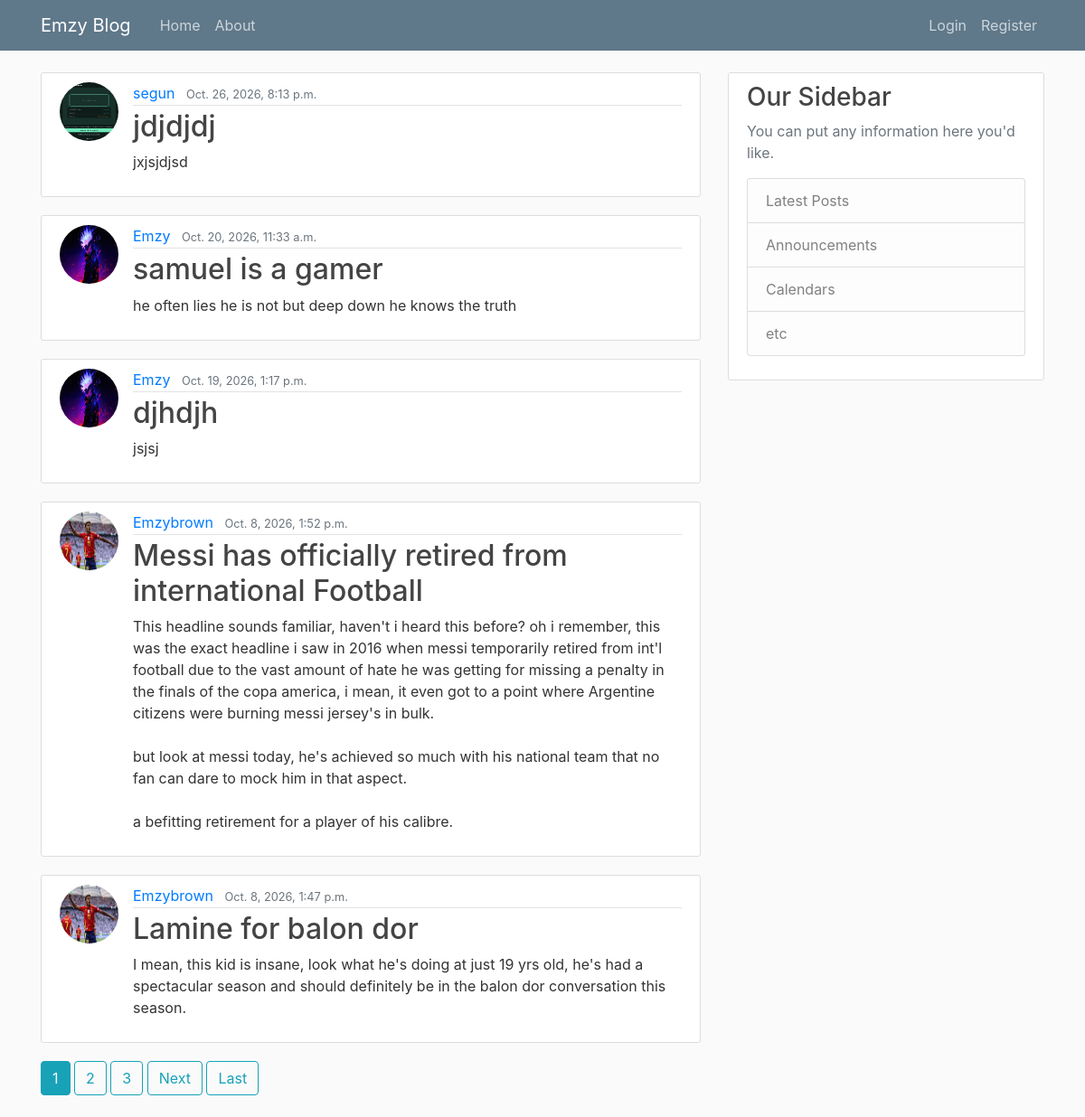
The page / on the database its author committed.
### blog/models.py (models this page shows, shortened)
class Post(models.Model):
    title = models.CharField(max_length=100)
    content = models.TextField()
    date_posted = models.DateTimeField(default=timezone.now)
    author = models.ForeignKey(User, on_delete=models.CASCADE)

### users/models.py (models this page shows, shortened)
class Profile(models.Model):
    user = models.OneToOneField(User, on_delete=models.CASCADE)
    image = models.ImageField(
        default='default.jpg', upload_to='profile_pics')
    """

    def save(self,*args, **kwargs):
        super().save(*args, **kwargs)

        img = Image.open(self.image.path)

        if img.height > 300 or img.width > 300:
            output_size = (300, 300)
            img.thumbnail(output_size)
            img.save(self.image.path)

    """

### blog/views.py (the view)
# urls.py: path('', PostListView.as_view(), name='blog-home'),
class PostListView(ListView):
    model = Post
    template_name = 'blog/blog.html'
    context_object_name = 'posts'
    ordering = ['-date_posted']
    paginate_by = 5

### blog/templates/blog/blog.html (shortened to what this page needs)
{% extends "blog/base.html" %}
{% block content %}
        {% for post in posts %}
            <article class="media content-section">
                <img class="rounded-circle article-img"  src="{{ post.author.profile.image.url }}" alt="">
                <div class="media-body">
                    <div class="article-metadata">
                        <a class="mr-2" href="{%url 'user-posts' post.author.username %}">{{ post.author }}</a>
                        <small class="text-muted">{{ post.date_posted }}</small>
                    </div>
                    <h2><a class="article-title" href="{% url 'post-detail' post.id %}">{{ post.title }}</a></h2>
                    <p class="article-content">{{ post.content }}</p>
                </div>
            </article>
        {% endfor %}
            {% if is_paginated %}
                {%  for num in page_obj.paginator.page_range %}
                    {% if page_obj.number == num %}
                        <a class="btn btn-info mb-4" href="?page={{ num }}">{{ num }}</a>
                    {% elif num > page_obj.number|add:'-3' and num < page_obj.number|add:'3'%}
                        <a class="btn btn-outline-info mb-4" href="?page={{ num }}">{{ num }}</a>
                    {% endif %}
                {% endfor %}
                {% if page_obj.has_next  %}
                    <a class="btn btn-outline-info mb-4" href="?page= {{ page_obj.next_page_number }}">Next</a>
                    <a class="btn btn-outline-info mb-4" href="?page={{ page_obj.paginator.num_pages }}">Last</a>
                {% endif %}
            {% endif %}
{% endblock content %}

### blog/templates/blog/base.html (shortened to what this page needs)
{% load static %}
<html>
    <head>
    <link rel="stylesheet" href="https://cdn.jsdelivr.net/npm/bootstrap@4.0.0/dist/css/bootstrap.min.css">
    <link rel="stylesheet" type="text/css" href="{% static 'blog/main.css' %}">
    </head>
    <body>
                <header class="site-header">
        <nav class="navbar navbar-expand-md navbar-dark bg-steel fixed-top">
            <div class="container">
            <a class="navbar-brand mr-4" href="/">Emzy Blog</a>
            <div class="collapse navbar-collapse" id="navbarToggle">
                <div class="navbar-nav mr-auto">
                <a class="nav-item nav-link" href="{% url 'blog-home' %}">Home</a>
                <a class="nav-item nav-link" href="{% url 'blog-about' %}">About</a>
                </div>
                <div class="navbar-nav">
                    {% if user.is_authenticated %}
                        <a class="nav-item nav-link" href="{% url 'post-create' %}">New Post</a>
                        <form  method="post" action="{% url 'logout' %}">
                            {% csrf_token %}
                         <button id="emlogout"   class="nav-item nav-link">Logout</button>
                        </form>
                        <a class = "nav-item nav-link" href="{% url 'profile' %}"> Profile </a>
                    {% else %}
                        <a class="nav-item nav-link" href="{% url 'login' %}">Login</a>
                        <a class="nav-item nav-link" href="{% url 'register'%}">Register</a>
                    {% endif %}
                    </div>
            </div>
            </div>
        </nav>
        </header>
                <main role="main" class="container">
        <div class="row">
            <div class="col-md-8">
            {% block content %}{% endblock %}
            </div>
            <div class="col-md-4">
            <div class="content-section">
                <h3>Our Sidebar</h3>
                <p class='text-muted'>You can put any information here you'd like.
                <ul class="list-group">
                    <li class="list-group-item list-group-item-light">Latest Posts</li>
                    <li class="list-group-item list-group-item-light">Announcements</li>
                    <li class="list-group-item list-group-item-light">Calendars</li>
                    <li class="list-group-item list-group-item-light">etc</li>
                </ul>
                </p>
            </div>
            </div>
        </div>
        </main>
    </body>
</html>

### blog/static/blog/main.css (style rules this page uses)
body { background: #fafafa; color: #333333; margin-top: 5rem; }
h1, h2, h3, h4, h5, h6 { color: #444444; }
ul { margin: 0; }
.bg-steel { background-color: #5f788a; }
.site-header .navbar-nav .nav-link { color: #cbd5db; }
.content-section { background: #ffffff; padding: 10px 20px; border: 1px solid #dddddd; border-radius: 3px; margin-bottom: 20px; }
.article-title { color: #444444; }
.article-content { white-space: pre-line; }
.article-img { height: 65px; width: 65px; margin-right: 16px; }
.article-metadata { padding-bottom: 1px; margin-bottom: 4px; border-bottom: 1px solid #e3e3e3 }

### rows shown on the page
Post: author.profile.image (picture), author "segun", date_posted "Oct. 26, 2026, 8:13 p.m.", title "jdjdjdj", content "jxjsjdjsd"
Post: author.profile.image (picture), author "Emzy", date_posted "Oct. 20, 2026, 11:33 a.m.", title "samuel is a gamer", content "he often lies he is not but deep down he knows the truth"
Post: author.profile.image (picture), author "Emzy", date_posted "Oct. 19, 2026, 1:17 p.m.", title "djhdjh", content "jsjsj"
Post: author.profile.image (picture), author "Emzybrown", date_posted "Oct. 8, 2026, 1:52 p.m.", title "Messi has officially retired from international Football", content "This headline sounds familiar, haven't i heard this before? oh i remember, this was the exact headline i saw in 2016 when messi temporarily retired from int'l football due to the vast amount of hate he was getting for missing a penalty in the finals of the copa america, i mean, it even got to a point where Argentine citizens were burning messi jersey's in bulk. but look at messi today, he's achieved so much with his national team that no fan can dare to mock him in that aspect. a befitting retirement for a player of his calibre."
Post: author.profile.image (picture), author "Emzybrown", date_posted "Oct. 8, 2026, 1:47 p.m.", title "Lamine for balon dor", content "I mean, this kid is insane, look what he's doing at just 19 yrs old, he's had a spectacular season and should definitely be in the balon dor conversation this season."

### other values the page prints
{{ num }} "1"
{{ num }} "2" "3"
